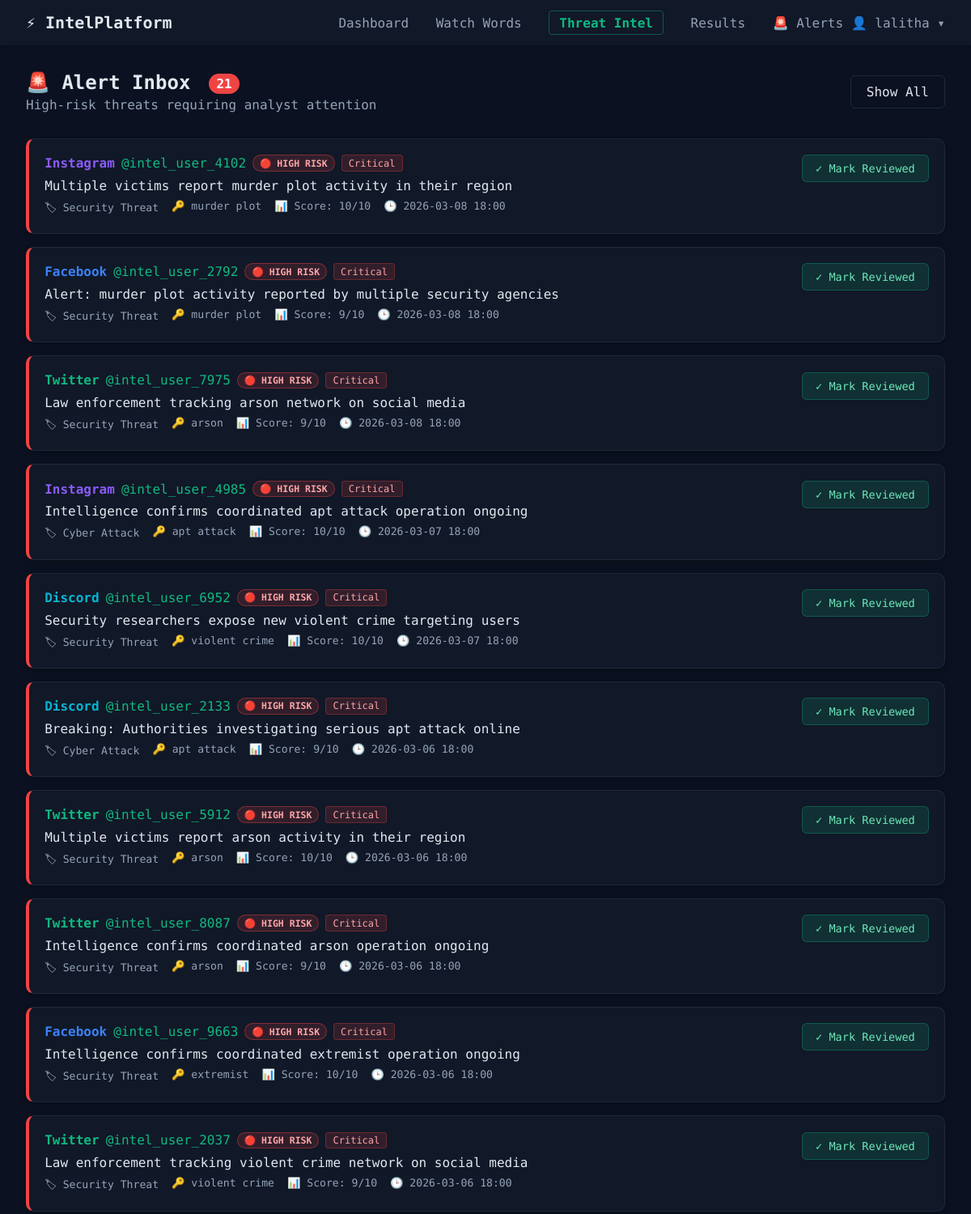
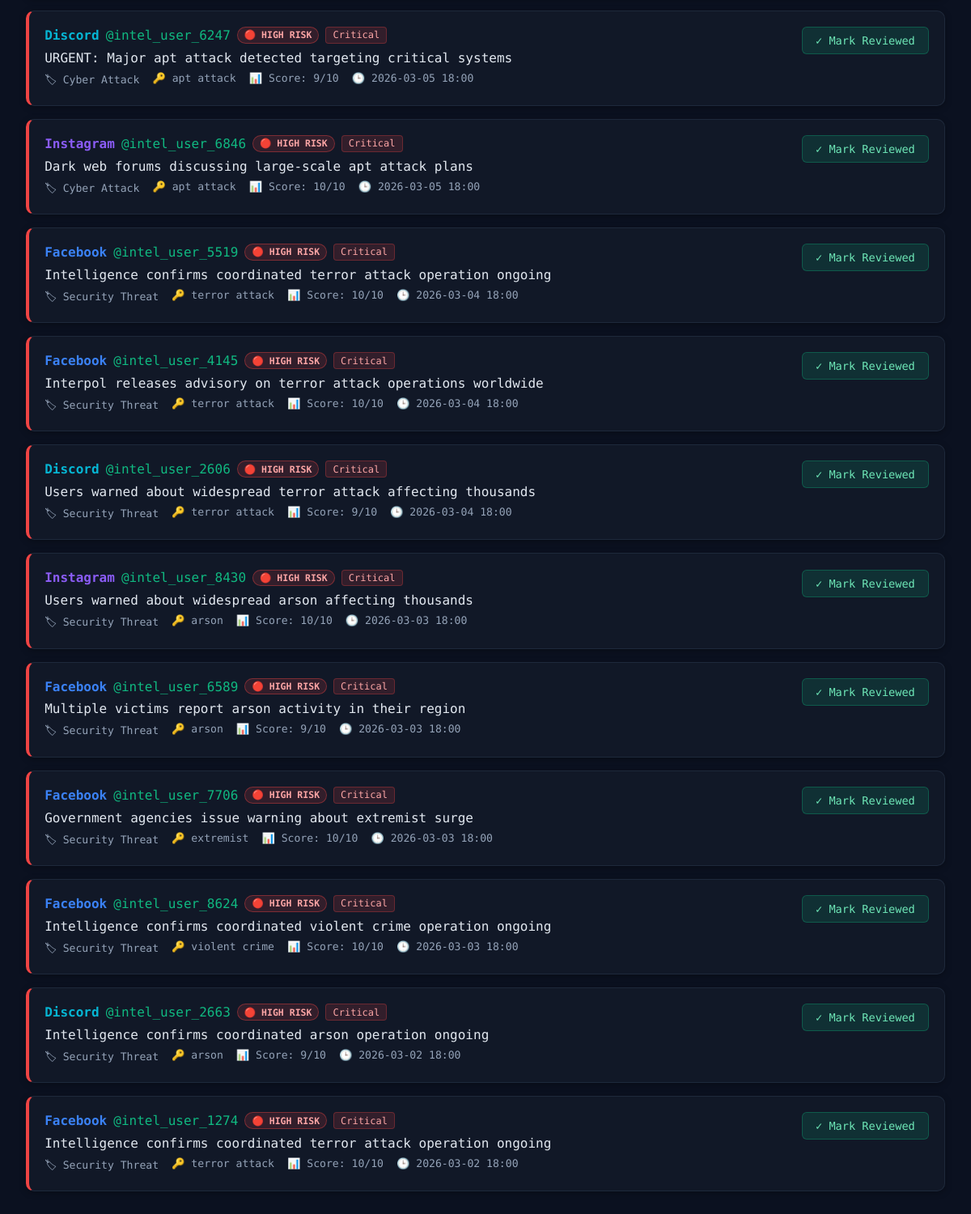
/alert-inbox (signed in), run on the app's committed database (2 pictures, top to bottom).
### tables this page shows
CREATE TABLE threats (
                id INTEGER PRIMARY KEY AUTOINCREMENT,
                user_id INTEGER NOT NULL,
                platform TEXT NOT NULL,
                username TEXT NOT NULL,
                post_text TEXT NOT NULL,
                timestamp TEXT NOT NULL,
                threat_type TEXT NOT NULL,
                matched_keyword TEXT NOT NULL,
                is_high_risk BOOLEAN DEFAULT 0, severity TEXT DEFAULT 'Low', threat_score INTEGER DEFAULT 0, location TEXT DEFAULT 'Unknown', sentiment TEXT DEFAULT 'Neutral', is_reviewed BOOLEAN DEFAULT 0, entities TEXT DEFAULT '',
                FOREIGN KEY (user_id) REFERENCES users (id)
            );

### app.py (the view)
@app.route('/alert-inbox')
def alert_inbox():
    if 'user_id' not in session:
        return redirect(url_for('login'))
    db = get_db()
    uid = session['user_id']
    show_reviewed = request.args.get('show_reviewed', '0')
    query = 'SELECT * FROM threats WHERE user_id=? AND is_high_risk=1'
    if show_reviewed != '1':
        query += ' AND is_reviewed=0'
    query += ' ORDER BY timestamp DESC'
    alerts = db.execute(query, (uid,)).fetchall()
    unread_count = db.execute('SELECT COUNT(*) as c FROM threats WHERE user_id=? AND is_high_risk=1 AND is_reviewed=0', (uid,)).fetchone()['c']
    return render_template('alert_inbox.html', alerts=alerts, unread_count=unread_count, show_reviewed=show_reviewed)

### app.py (called while the page is built)
def get_db():
    conn = sqlite3.connect(DATABASE)
    conn.row_factory = sqlite3.Row
    return conn

@app.before_request
def before_request():
    init_db()

### templates/alert_inbox.html (shortened to what this page needs)
{% extends 'base.html' %}
{% block content %}
<div style="margin-bottom:2rem;display:flex;justify-content:space-between;align-items:center;flex-wrap:wrap;gap:1rem;">
    <div>
        <h2 style="margin:0;">🚨 Alert Inbox
            {% if unread_count > 0 %}<span style="font-size:1rem;background:#ef4444;color:white;border-radius:9999px;padding:.2rem .6rem;margin-left:.5rem;vertical-align:middle;">{{unread_count}}</span>{% endif %}
        </h2>
        <p style="color:var(--text-muted);margin:.25rem 0 0;">High-risk threats requiring analyst attention</p>
    </div>
    <div>
        {% if show_reviewed == '1' %}
        <a href="{{ url_for('alert_inbox') }}" class="btn-outline" style="text-decoration:none;padding:.65rem 1.2rem;">Hide Reviewed</a>
        {% else %}
        <a href="{{ url_for('alert_inbox', show_reviewed=1) }}" class="btn-outline" style="text-decoration:none;padding:.65rem 1.2rem;">Show All</a>
        {% endif %}
    </div>
</div>
{% if alerts %}
<div style="display:flex;flex-direction:column;gap:1rem;">
    {% for alert in alerts %}
    <div style="background:var(--card-bg);border-radius:10px;border:1px solid var(--border-color);border-left:4px solid {% if alert.severity=='Critical' %}#ef4444{% elif alert.severity=='High' %}#f97316{% else %}#f59e0b{% endif %};padding:1.2rem;box-shadow:0 2px 8px rgba(0,0,0,.3);">
        <div style="display:flex;justify-content:space-between;align-items:flex-start;gap:1rem;flex-wrap:wrap;">
            <div style="flex:1;">
                <div style="display:flex;gap:.5rem;flex-wrap:wrap;margin-bottom:.5rem;align-items:center;">
                    <span style="font-weight:700;color:{% if alert.platform=='Twitter' %}#10b981{% elif alert.platform=='Facebook' %}#3b82f6{% elif alert.platform=='Instagram' %}#8b5cf6{% else %}#06b6d4{% endif %};">{{alert.platform}}</span>
                    <span style="color:var(--primary-color);">@{{alert.username}}</span>
                    <span style="background:rgba(239,68,68,.15);color:#fca5a5;padding:.15rem .5rem;border-radius:9999px;font-size:.72rem;font-weight:700;border:1px solid rgba(239,68,68,.4);animation:blink 1.5s ease-in-out infinite;">🔴 HIGH RISK</span>
                    <span style="background:rgba(239,68,68,.15);color:{% if alert.severity=='Critical' %}#fca5a5{% else %}#fdba74{% endif %};padding:.15rem .5rem;border-radius:4px;font-size:.75rem;border:1px solid rgba(239,68,68,.3);">{{alert.severity}}</span>
                </div>
                <p style="margin:0;color:var(--text-main);">{{alert.post_text}}</p>
                <div style="margin-top:.5rem;display:flex;gap:1rem;font-size:.82rem;color:var(--text-muted);">
                    <span>🏷 {{alert.threat_type}}</span>
                    <span>🔑 {{alert.matched_keyword}}</span>
                    <span>📊 Score: {{alert.threat_score}}/10</span>
                    <span>🕒 {{alert.timestamp[:16]}}</span>
                </div>
            </div>
            {% if not alert.is_reviewed %}
            <a href="{{ url_for('mark_reviewed', tid=alert.id) }}" style="text-decoration:none;padding:.5rem 1rem;background:rgba(16,185,129,.15);color:#6ee7b7;border:1px solid rgba(16,185,129,.3);border-radius:6px;white-space:nowrap;font-size:.85rem;">✓ Mark Reviewed</a>
            {% endif %}
        </div>
    </div>
    {% endfor %}
</div>
{% endif %}
{% endblock %}

### static/css/style.css (style rules this page uses)
:root { --primary-color: #10b981; --primary-hover: #059669; --bg-color: #0b1120; --card-bg: #111827; --text-main: #e2e8f0; --text-muted: #94a3b8; --border-color: #1e293b; --danger: #ef4444; --warning: #f59e0b; --success: #10b981; }
body { margin: 0; font-family: 'Share Tech Mono', 'Courier New', monospace; background-color: var(--bg-color); color: var(--text-main); }
.btn-outline { border: 1px solid var(--border-color); padding: 0.5rem 1rem; border-radius: 6px; color: var(--text-main); text-decoration: none; }

### data on the page
threats: platform "Instagram", username "intel_user_4102", severity "Critical", post_text "Multiple victims report murder plot activity in their region", threat_type "Security Threat", matched_keyword "murder plot", threat_score "10", timestamp "2026-03-08 18:00"
threats: platform "Facebook", username "intel_user_2792", severity "Critical", post_text "Alert: murder plot activity reported by multiple security agencies", threat_type "Security Threat", matched_keyword "murder plot", threat_score "9", timestamp "2026-03-08 18:00"
threats: platform "Twitter", username "intel_user_7975", severity "Critical", post_text "Law enforcement tracking arson network on social media", threat_type "Security Threat", matched_keyword "arson", threat_score "9", timestamp "2026-03-08 18:00"
threats: platform "Instagram", username "intel_user_4985", severity "Critical", post_text "Intelligence confirms coordinated apt attack operation ongoing", threat_type "Cyber Attack", matched_keyword "apt attack", threat_score "10", timestamp "2026-03-07 18:00"
threats: platform "Discord", username "intel_user_6952", severity "Critical", post_text "Security researchers expose new violent crime targeting users", threat_type "Security Threat", matched_keyword "violent crime", threat_score "10", timestamp "2026-03-07 18:00"
threats: platform "Discord", username "intel_user_2133", severity "Critical", post_text "Breaking: Authorities investigating serious apt attack online", threat_type "Cyber Attack", matched_keyword "apt attack", threat_score "9", timestamp "2026-03-06 18:00"
threats: platform "Twitter", username "intel_user_5912", severity "Critical", post_text "Multiple victims report arson activity in their region", threat_type "Security Threat", matched_keyword "arson", threat_score "10", timestamp "2026-03-06 18:00"
threats: platform "Twitter", username "intel_user_8087", severity "Critical", post_text "Intelligence confirms coordinated arson operation ongoing", threat_type "Security Threat", matched_keyword "arson", threat_score "9", timestamp "2026-03-06 18:00"
threats: platform "Facebook", username "intel_user_9663", severity "Critical", post_text "Intelligence confirms coordinated extremist operation ongoing", threat_type "Security Threat", matched_keyword "extremist", threat_score "10", timestamp "2026-03-06 18:00"
threats: platform "Twitter", username "intel_user_2037", severity "Critical", post_text "Law enforcement tracking violent crime network on social media", threat_type "Security Threat", matched_keyword "violent crime", threat_score "9", timestamp "2026-03-06 18:00"
threats: platform "Discord", username "intel_user_6247", severity "Critical", post_text "URGENT: Major apt attack detected targeting critical systems", threat_type "Cyber Attack", matched_keyword "apt attack", threat_score "9", timestamp "2026-03-05 18:00"
threats: platform "Instagram", username "intel_user_6846", severity "Critical", post_text "Dark web forums discussing large-scale apt attack plans", threat_type "Cyber Attack", matched_keyword "apt attack", threat_score "10", timestamp "2026-03-05 18:00"
threats: platform "Facebook", username "intel_user_5519", severity "Critical", post_text "Intelligence confirms coordinated terror attack operation ongoing", threat_type "Security Threat", matched_keyword "terror attack", threat_score "10", timestamp "2026-03-04 18:00"
threats: platform "Facebook", username "intel_user_4145", severity "Critical", post_text "Interpol releases advisory on terror attack operations worldwide", threat_type "Security Threat", matched_keyword "terror attack", threat_score "10", timestamp "2026-03-04 18:00"
threats: platform "Discord", username "intel_user_2606", severity "Critical", post_text "Users warned about widespread terror attack affecting thousands", threat_type "Security Threat", matched_keyword "terror attack", threat_score "9", timestamp "2026-03-04 18:00"
threats: platform "Instagram", username "intel_user_8430", severity "Critical", post_text "Users warned about widespread arson affecting thousands", threat_type "Security Threat", matched_keyword "arson", threat_score "10", timestamp "2026-03-03 18:00"
threats: platform "Facebook", username "intel_user_6589", severity "Critical", post_text "Multiple victims report arson activity in their region", threat_type "Security Threat", matched_keyword "arson", threat_score "9", timestamp "2026-03-03 18:00"
threats: platform "Facebook", username "intel_user_7706", severity "Critical", post_text "Government agencies issue warning about extremist surge", threat_type "Security Threat", matched_keyword "extremist", threat_score "10", timestamp "2026-03-03 18:00"
threats: platform "Facebook", username "intel_user_8624", severity "Critical", post_text "Intelligence confirms coordinated violent crime operation ongoing", threat_type "Security Threat", matched_keyword "violent crime", threat_score "10", timestamp "2026-03-03 18:00"
threats: platform "Discord", username "intel_user_2663", severity "Critical", post_text "Intelligence confirms coordinated arson operation ongoing", threat_type "Security Threat", matched_keyword "arson", threat_score "9", timestamp "2026-03-02 18:00"
threats: platform "Facebook", username "intel_user_1274", severity "Critical", post_text "Intelligence confirms coordinated terror attack operation ongoing", threat_type "Security Threat", matched_keyword "terror attack", threat_score "10", timestamp "2026-03-02 18:00"

### other printed values
{{ session.get('username') }} "lalitha"
{{ unread_count }} "21"
